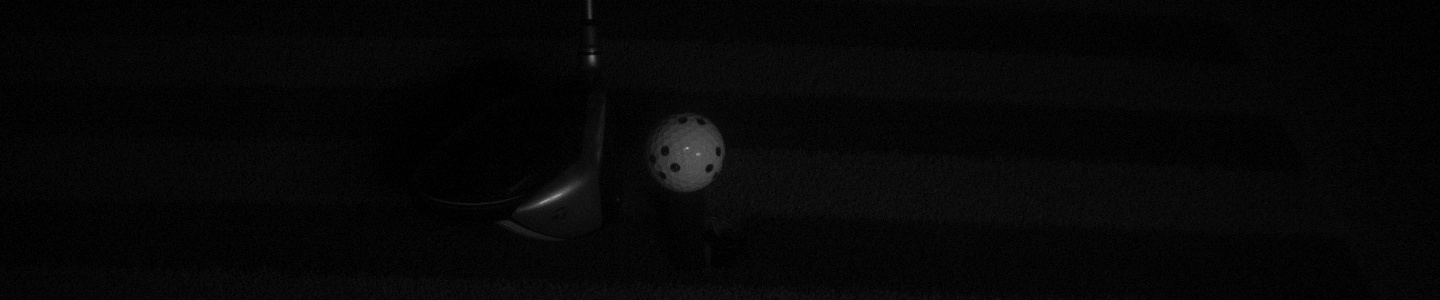
#> input picture shot-image-jpg/driver/marker_ball/Gamma_2_9.jpg, 1440 x 300 px
$ python -i simple_ball_speed_analyzer.py   (imports and definitions only)
#> lines starting #> are read from the running program, lines starting #| are printed output that depends on the picture
#> further down, picture is the input picture: shape (300, 1440, 3); min 0, max 192, mean 6.6
#!/usr/bin/env python3
"""
간단하고 안정적인 볼 스피드 측정 시스템
기존 문제점을 해결한 개선된 버전
"""

import cv2
import numpy as np
import json
import os
import pandas as pd
from pathlib import Path
import glob
from datetime import datetime
import logging

# Setup logging
# [1 line not run here, left out]
logger = logging.getLogger(__name__)

class SimpleBallSpeedAnalyzer:
    def __init__(self, calibration_file="final_high_quality_calibration.json"):
        """간단한 볼 스피드 분석기 초기화"""
        self.calibration_data = self.load_calibration(calibration_file)
        self.setup_camera_parameters()

    def load_calibration(self, calibration_file):
        """캘리브레이션 데이터 로드"""
        try:
            with open(calibration_file, 'r') as f:
                return json.load(f)
        except FileNotFoundError:
            logger.error(f"Calibration file {calibration_file} not found")
            return None

    def setup_camera_parameters(self):
        """카메라 파라미터 설정"""
        if not self.calibration_data:
            return

        # 상단 카메라 파라미터
        self.mtx1 = np.array(self.calibration_data['upper_camera']['camera_matrix'])
        self.dist1 = np.array(self.calibration_data['upper_camera']['distortion_coeffs'])

        # 하단 카메라 파라미터
        self.mtx2 = np.array(self.calibration_data['lower_camera']['camera_matrix'])
        self.dist2 = np.array(self.calibration_data['lower_camera']['distortion_coeffs'])

        # 스테레오 파라미터
        self.R = np.array(self.calibration_data['stereo_params']['R'])
        self.T = np.array(self.calibration_data['stereo_params']['T'])
        self.baseline = self.calibration_data['stereo_params']['baseline']

        logger.info(f"Loaded calibration with baseline: {self.baseline:.2f}mm")

    def simple_ball_detection(self, img):
        """간단하고 안정적인 볼 검출"""
        try:
            # 1. 그레이스케일 변환
            gray = cv2.cvtColor(img, cv2.COLOR_BGR2GRAY)

            # 2. 이미지 향상
            enhanced = cv2.convertScaleAbs(gray, alpha=1.5, beta=30)
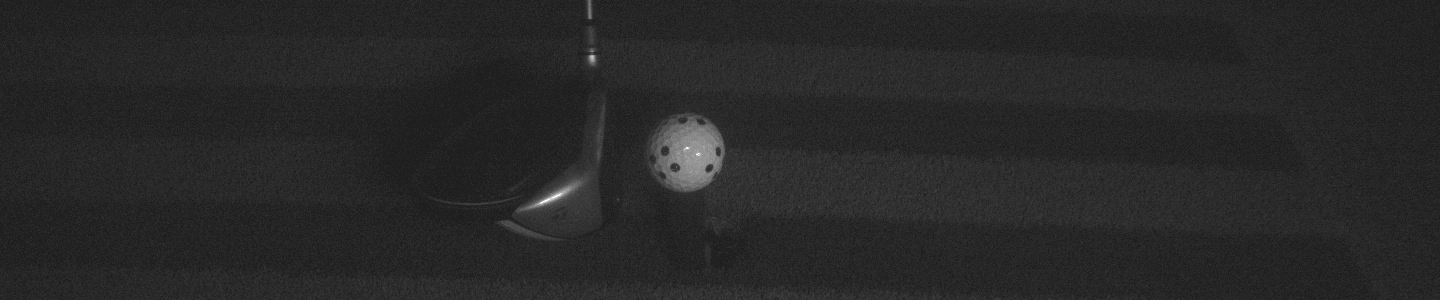
#> enhanced: shape (300, 1440); min 30, max 255, mean 39.9

            # 3. 가우시안 블러
            blurred = cv2.GaussianBlur(enhanced, (5, 5), 0)

            # 4. Hough Circles (보수적 파라미터)
            circles = cv2.HoughCircles(
                blurred,
                cv2.HOUGH_GRADIENT,
                dp=1,
                minDist=20,
                param1=30,
                param2=20,
                minRadius=3,
                maxRadius=30
            )
#> circles = [[678.5, 160.5, 29.4], [696.5, 145.5, 27.2], [676.5, 139.5, 23.9]]

            if circles is not None:
                circles = np.round(circles[0, :]).astype("int")
#> circles = [[678, 160, 29], [696, 146, 27], [676, 140, 24]]
                # 가장 큰 원 선택 (볼일 가능성이 높음)
                if len(circles) > 0:
                    # 반지름 기준으로 정렬
                    circles = sorted(circles, key=lambda x: x[2], reverse=True)
                    return circles[0]

            return None

        except Exception as e:
            logger.warning(f"Ball detection error: {str(e)}")
            return None

    # [285 lines left out: functions calculate_3d_position, calculate_realistic_ball_speed, calculate_launch_angle, calculate_direction_angle, get_default_speed, process_single_shot and 3 more, not called in this run]

# [2 lines not run here, left out]

>>> import cv2
>>> picture = cv2.imread('shot-image-jpg/driver/marker_ball/Gamma_2_9.jpg')
>>> result = SimpleBallSpeedAnalyzer().simple_ball_detection(picture)
#> result = [678, 160, 29]
